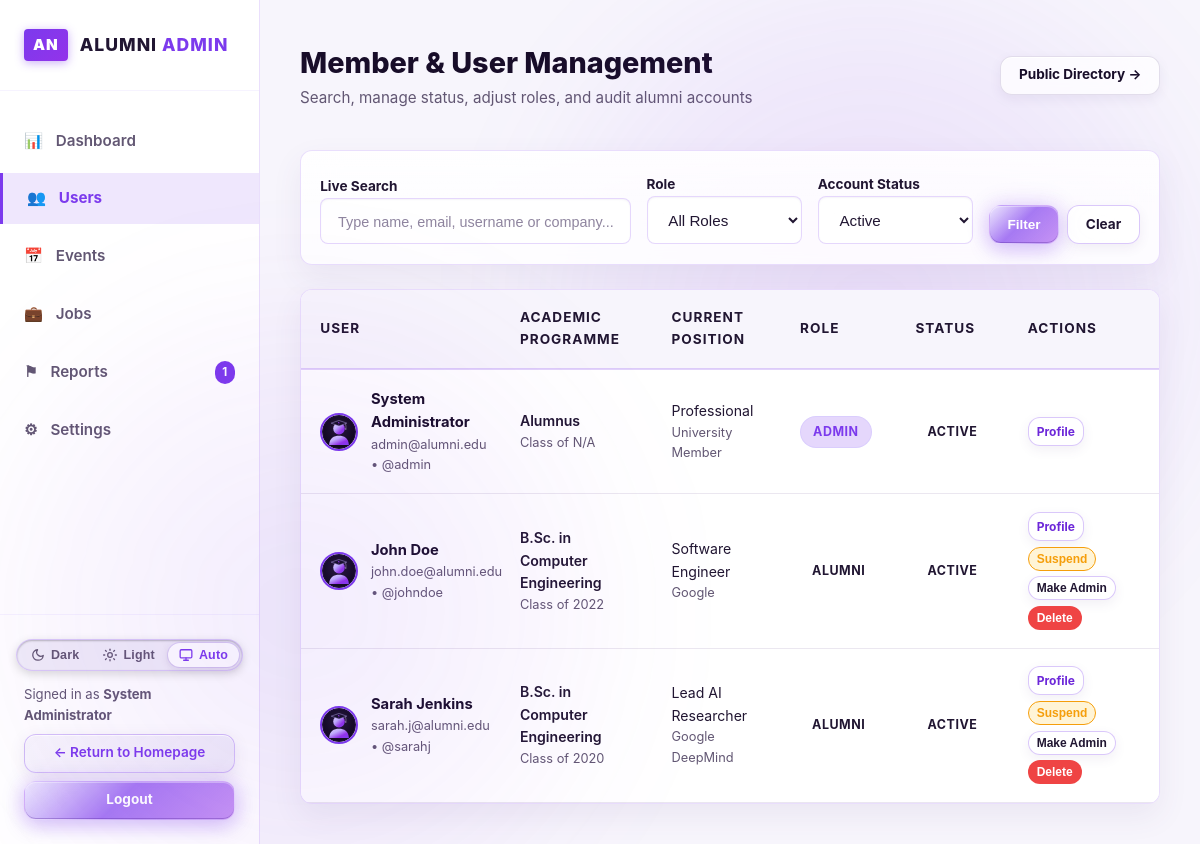
Screenshot of /admin/users.php?status=active (signed in) with the database file from the repository.
### tables this page shows
CREATE TABLE IF NOT EXISTS users (
    id INT AUTO_INCREMENT PRIMARY KEY,
    username VARCHAR(50) NOT NULL UNIQUE,
    first_name VARCHAR(50) NOT NULL,
    last_name VARCHAR(50) NOT NULL,
    email VARCHAR(100) NOT NULL UNIQUE,
    password VARCHAR(255) NOT NULL,
    role ENUM('alumni', 'admin') NOT NULL DEFAULT 'alumni',
    status ENUM('active', 'suspended') NOT NULL DEFAULT 'active',
    created_at TIMESTAMP DEFAULT CURRENT_TIMESTAMP,
    INDEX idx_users_role (role),
    INDEX idx_users_status (status)
);

CREATE TABLE IF NOT EXISTS alumni_profiles (
    id INT AUTO_INCREMENT PRIMARY KEY,
    user_id INT NOT NULL,
    graduation_year INT NOT NULL,
    degree_programme VARCHAR(150) NOT NULL,
    department VARCHAR(150) NOT NULL,
    current_job_title VARCHAR(150) NULL,
    current_company VARCHAR(150) NULL,
    location VARCHAR(150) NULL,
    phone VARCHAR(30) NULL,
    linkedin_url VARCHAR(255) NULL,
    bio TEXT NULL,
    skills TEXT NULL,
    profile_picture VARCHAR(255) DEFAULT 'default-avatar.svg',
    is_public TINYINT(1) NOT NULL DEFAULT 1,
    updated_at TIMESTAMP DEFAULT CURRENT_TIMESTAMP ON UPDATE CURRENT_TIMESTAMP,
    INDEX idx_profiles_user (user_id),
    INDEX idx_profiles_grad_year (graduation_year),
    INDEX idx_profiles_department (department),
    FOREIGN KEY (user_id) REFERENCES users(id) ON DELETE CASCADE
);

### config/db.php (called while the page is built, shortened)
<?php
function current_user_id() {
    return $_SESSION['user_id'] ?? null;
}
$db_host = '127.0.0.1';
$db_name = 'alumni_network';
$db_user = 'root';
$db_pass = '';
try {
    $db_connected = true;
} catch (PDOException $e) {
    try {
        $root_pdo = new PDO("mysql:host={$db_host};charset=utf8mb4", $db_user, $db_pass);
        $root_pdo->exec("CREATE DATABASE IF NOT EXISTS `{$db_name}` CHARACTER SET utf8mb4 COLLATE utf8mb4_unicode_ci");
        $pdo = new PDO("mysql:host={$db_host};dbname={$db_name};charset=utf8mb4", $db_user, $db_pass, [
            PDO::ATTR_ERRMODE => PDO::ERRMODE_EXCEPTION,
            PDO::ATTR_DEFAULT_FETCH_MODE => PDO::FETCH_ASSOC
        ]);
        $schemaPath = __DIR__ . '/../database/schema.sql';
        if (file_exists($schemaPath)) {
            $sql = file_get_contents($schemaPath);
            $pdo->exec($sql);
        }
        $db_connected = true;
    } catch (Exception $sub_ex) {
        $db_connected = false;
    }
}
function get_base_url() {
    $script_dir = str_replace('\\', '/', dirname($_SERVER['SCRIPT_NAME']));
    $parts = array_values(array_filter(explode('/', trim($script_dir, '/')), function($p) {
        return $p !== '' && $p !== '.';
    }));
    if (!empty($parts) && in_array(end($parts), ['auth', 'admin', 'config', 'includes'])) {
        array_pop($parts);
    }
    $path = implode('/', $parts);
    return '/' . ($path ? $path . '/' : '');
}

### includes/functions.php (called while the page is built, shortened)
<?php
require_once __DIR__ . '/../config/db.php';
function get_user_avatar_url($profile_picture = null) {
    $baseUrl = get_base_url();
    return $baseUrl . 'assets/images/default-avatar.svg';
}

### admin/users.php (the view, shortened to what this page needs)
<?php
require_once __DIR__ . '/../config/db.php';
require_once __DIR__ . '/../includes/functions.php';
$baseUrl = get_base_url();
$searchQuery = trim($_GET['search'] ?? '');
$roleFilter = trim($_GET['role'] ?? '');
$statusFilter = trim($_GET['status'] ?? '');
$usersList = [];
if ($db_connected && $pdo) {
    try {
        $sql = "
            SELECT u.*, p.degree_programme, p.graduation_year, p.current_company, p.current_job_title, p.profile_picture
            FROM users u
            LEFT JOIN alumni_profiles p ON p.id = (
                SELECT id FROM alumni_profiles WHERE user_id = u.id ORDER BY id DESC LIMIT 1
            )
            WHERE 1=1
        ";
        $params = [];
        if (!empty($statusFilter)) {
            $sql .= " AND u.status = ?";
            $params[] = $statusFilter;
        }
        $sql .= " ORDER BY (u.id = 1) DESC, u.created_at DESC";
        $stmt = $pdo->prepare($sql);
        $stmt->execute($params);
        $usersList = $stmt->fetchAll();
    } catch (Exception $e) {
        $usersList = [];
    }
}
?>
<!DOCTYPE html>
<html lang="en">
<head>
    <link rel="stylesheet" href="<?php echo $baseUrl; ?>assets/css/style.css">
</head>
<body style="background: var(--bg-color);">
<div class="admin-layout">
    <?php require_once __DIR__ . '/includes/sidebar.php'; ?>
    <main class="admin-main">
        <div class="admin-header">
            <div>
                <h1 class="admin-title">Member & User Management</h1>
                <p style="color: var(--text-muted); font-size: 0.95rem;">Search, manage status, adjust roles, and audit alumni accounts</p>
            </div>
            <div>
                <a href="<?php echo $baseUrl; ?>directory.php" target="_blank" class="btn btn-outline-light btn-sm" style="color: var(--text-light); border-color: var(--border-color);">
                    Public Directory &rarr;
                </a>
            </div>
        </div>
        <div class="card" style="margin-bottom: 1.5rem; padding: 1.2rem;">
            <form method="GET" action="users.php" style="display: flex; gap: 1rem; flex-wrap: wrap; align-items: flex-end;">
                <div style="flex: 2; min-width: 220px;">
                    <label style="font-size: 0.85rem; font-weight: 700; color: var(--text-color); margin-bottom: 0.3rem;">Live Search</label>
                    <input type="text" id="userLiveSearch" name="search" class="form-control"
                           placeholder="Type name, email, username or company..."
                           value="<?php echo htmlspecialchars($searchQuery); ?>" onkeyup="liveFilterUsers();">
                </div>
                <div style="flex: 1; min-width: 140px;">
                    <label style="font-size: 0.85rem; font-weight: 700; color: var(--text-color); margin-bottom: 0.3rem;">Role</label>
                    <select name="role" class="form-control" onchange="this.form.submit();">
                        <option value="">All Roles</option>
                    </select>
                </div>
                <div style="flex: 1; min-width: 140px;">
                    <label style="font-size: 0.85rem; font-weight: 700; color: var(--text-color); margin-bottom: 0.3rem;">Account Status</label>
                    <select name="status" class="form-control" onchange="this.form.submit();">
                        <option value="active" <?php echo ($statusFilter === 'active') ? 'selected' : ''; ?>>Active</option>
                    </select>
                </div>
                <div style="display: flex; gap: 0.5rem;">
                    <button type="submit" class="btn btn-gold btn-sm">Filter</button>
                    <?php if (!empty($searchQuery) || !empty($roleFilter) || !empty($statusFilter)): ?>
                        <a href="users.php" class="btn btn-outline-light btn-sm" style="color: var(--text-color);">Clear</a>
                    <?php endif; ?>
                </div>
            </form>
        </div>
        <div class="card" style="padding: 0; overflow-x: auto;">
            <table class="table admin-table" id="usersTable" style="margin: 0;">
                <thead>
                    <tr>
                        <th>User</th>
                        <th>Academic Programme</th>
                        <th>Current Position</th>
                        <th>Role</th>
                        <th>Status</th>
                        <th>Actions</th>
                    </tr>
                </thead>
                <tbody>
                    <?php if (empty($usersList)): ?>
                        <tr>
                            <td colspan="6" style="text-align: center; padding: 3rem; color: var(--text-muted);">
                                No users found matching query.
                            </td>
                        </tr>
                    <?php else: ?>
                        <?php foreach ($usersList as $u): ?>
                            <tr class="user-row">
                                <td>
                                    <div style="display: flex; align-items: center; gap: 0.8rem;">
                                        <img src="<?php echo get_user_avatar_url($u['profile_picture'] ?? 'default-avatar.svg'); ?>"
                                             alt="Avatar" style="width: 38px; height: 38px; border-radius: 50%; object-fit: cover; border: 2px solid var(--accent-color);">
                                        <div>
                                            <strong class="user-fullname" style="color: var(--text-light);">
                                                <?php echo htmlspecialchars($u['first_name'] . ' ' . $u['last_name']); ?>
                                            </strong>
                                            <div class="user-email" style="font-size: 0.8rem; color: var(--text-muted);">
                                                <?php echo htmlspecialchars($u['email']); ?> &bull; @<?php echo htmlspecialchars($u['username']); ?>
                                            </div>
                                        </div>
                                    </div>
                                </td>
                                <td>
                                    <div style="font-size: 0.88rem; font-weight: 600;">
                                        <?php echo htmlspecialchars($u['degree_programme'] ?? 'Alumnus'); ?>
                                    </div>
                                    <div style="font-size: 0.8rem; color: var(--text-muted);">
                                        Class of <?php echo htmlspecialchars($u['graduation_year'] ?? 'N/A'); ?>
                                    </div>
                                </td>
                                <td>
                                    <div class="user-company" style="font-size: 0.88rem;">
                                        <?php echo htmlspecialchars($u['current_job_title'] ?? 'Professional'); ?>
                                    </div>
                                    <div style="font-size: 0.8rem; color: var(--text-muted);">
                                        <?php echo htmlspecialchars($u['current_company'] ?? 'University Member'); ?>
                                    </div>
                                </td>
                                <td>
                                    <?php if ($u['role'] === 'admin'): ?>
                                        <span class="badge" style="background: rgba(124, 58, 237, 0.2); color: var(--pale-highlight); border: 1px solid rgba(196, 181, 253, 0.3);">Admin</span>
                                    <?php else: ?>
                                        <span class="badge badge-secondary">Alumni</span>
                                    <?php endif; ?>
                                </td>
                                <td>
                                    <?php if ($u['status'] === 'active'): ?>
                                        <span class="badge badge-success">Active</span>
                                    <?php else: ?>
                                        <span class="badge badge-danger">Suspended</span>
                                    <?php endif; ?>
                                </td>
                                <td>
                                    <div style="display: flex; gap: 0.35rem; align-items: center; flex-wrap: wrap;">
                                        <a href="../profile.php?id=<?php echo $u['id']; ?>" target="_blank" class="btn btn-outline-light btn-sm" style="font-size: 0.75rem; padding: 0.25rem 0.5rem; color: var(--accent-light);" title="View Public Profile">
                                            Profile
                                        </a>
                                        <?php if ($u['id'] !== 1 && $u['id'] !== current_user_id()): ?>
                                            <form method="POST" action="users.php" style="display: inline;">
                                                <?php if ($u['status'] === 'active'): ?>
                                                    <button type="submit" class="btn btn-sm" style="background: #FFF4D6; color: var(--warning-color); border: 1px solid var(--warning-color); font-size: 0.75rem; padding: 0.25rem 0.5rem;" onclick="return confirm('Suspend this user account?');">
                                                        Suspend
                                                    </button>
                                                <?php else: ?>
                                                    <button type="submit" class="btn btn-sm btn-outline-gold" style="font-size: 0.75rem; padding: 0.25rem 0.5rem;">
                                                        Activate
                                                    </button>
                                                <?php endif; ?>
                                            </form>
                                            <form method="POST" action="users.php" style="display: inline;">
                                                <button type="submit" class="btn btn-outline-light btn-sm" style="font-size: 0.75rem; padding: 0.25rem 0.5rem; color: var(--text-color);" onclick="return confirm('Change user role to <?php echo ($u['role'] === 'admin') ? 'Alumni' : 'Admin'; ?>?');">
                                                    <?php echo ($u['role'] === 'admin') ? 'Demote' : 'Make Admin'; ?>
                                                </button>
                                            </form>
                                            <form method="POST" action="users.php" style="display: inline;">
                                                <button type="submit" class="btn btn-sm" style="background: var(--danger-color); color: #fff; font-size: 0.75rem; padding: 0.25rem 0.5rem;" onclick="return confirm('PERMANENT DELETION: Are you sure you want to completely delete this user and all associated records?');">
                                                    Delete
                                                </button>
                                            </form>
                                        <?php endif; ?>
                                    </div>
                                </td>
                            </tr>
                        <?php endforeach; ?>
                    <?php endif; ?>
                </tbody>
            </table>
        </div>
    </main>
</div>
</body>
</html>

### rows the page displays
users: first_name+last_name "System Administrator", email "admin@alumni.edu", username "admin", degree_programme "Alumnus", graduation_year "N/A", current_job_title "Professional", current_company "University Member", role "ADMIN", status "ACTIVE"
alumni_profiles: profile_picture (placeholder picture), user.last_name "John Doe", user.email "john.doe@alumni.edu", user.username "johndoe", degree_programme "B.Sc. in Computer Engineering", graduation_year "2022", current_job_title "Software Engineer", current_company "Google", shows "ALUMNI", shows "Suspend", shows "Make Admin"
alumni_profiles: profile_picture (placeholder picture), user.last_name "Sarah Jenkins", user.email "sarah.j@alumni.edu", user.username "sarahj", degree_programme "B.Sc. in Computer Engineering", graduation_year "2020", current_job_title "Lead AI Researcher", current_company "Google DeepMind", shows "ALUMNI", shows "Suspend", shows "Make Admin"

### other values shown
$pendingRepCount "1"
$_SESSION['user_name'] "System Administrator"
